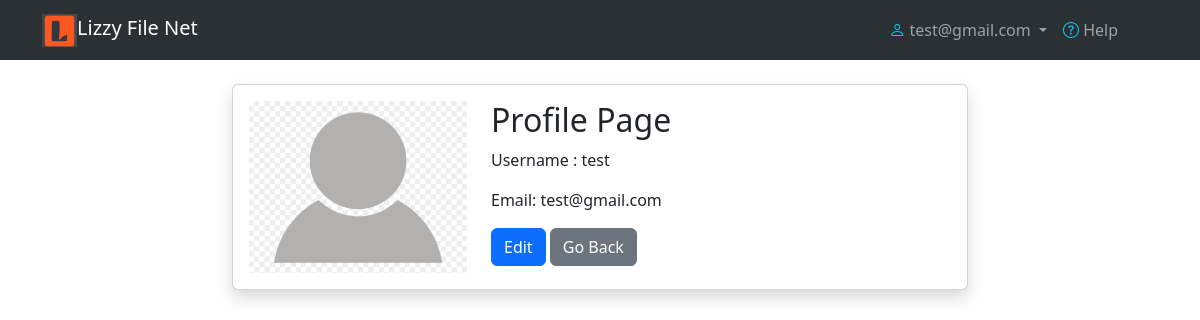
The app's page /profilepage/ (signed in) with its own data.
### users/models.py (models this page shows, shortened)
class CustomUser(AbstractUser):
    email = models.EmailField(unique=True)
    profilePicture = models.ImageField(default='default/defaultpicture.jpg', upload_to='profileImages')

### users/views.py (the view)
# urls.py: path('profilepage/', views.profilepage, name='profilepage' ),
@login_required
def profilepage(request):
    return render(
        request=request,
        template_name='users/profilepage.html'
    )

### templates/users/profilepage.html (shortened to what this page needs)
{% extends 'base/base_bootstrap.html' %}
{% load static %}
{% load crispy_forms_tags %}
{% block content %}
<nav class="navbar-first navbar  navbar-expand-lg bg-body-tertiary"  data-bs-theme='dark'>
    <div class="container ">
      <a class="navbar-brand" href="{% url 'dashboard-index' %}">
          <img src="{% static '/images/lizzylogo.PNG' %}" alt="logo" width="35" height="auto" class="d-inline-block align-text-top">Lizzy File Net
      </a>
      <div class="collapse navbar-collapse" id="navbarSupportedContent">
        <ul class="navbar-nav ms-auto mb-2 mb-lg-0">
          <li class="nav-item dropdown">
            <a class="nav-link dropdown-toggle" href="#" role="button" data-bs-toggle="dropdown" aria-expanded="false">
              <span class='text-info'><i class="bi bi-person"></i></span>
              {{ user.email }}
            </a>
          </li>
          <li class="nav-item">
              <a class="nav-link" href="#">
                  <span class='text-info'><i class="bi bi-question-circle"></i></span>
                  Help
              </a>
          </li>
        <ul>
      </div>
    </div>
</nav>
<div class="container mt-4">
    <div class="row justify-content-center">
        <div class="col-md-8">
            <div class="card shadow">
                <div class="card-body">
                    <div class="row">
                        <div class="col-md-4">
                            <img src="{{ user.profilePicture.url }}" alt="Profile Image" class="img-fluid ">
                        </div>
                        <div class="col-md-8">
                            <h2 class="card-title">Profile Page</h2>
                            <p class="card-text"> Username : {{ user.username }} </p>
                            <p class="card-text">Email: {{ user.email }} </p>
                            <a class="btn btn-primary" href="{% url 'profilepageUpdate' %}">Edit</a>
                            <a class="btn btn-secondary" href="{% url 'dashboard-index' %}">Go Back</a>
                        </div>
                    </div>
                </div>
            </div>
        </div>
    </div>
</div>
{% endblock %}

### records on screen
CustomUser: email "test@gmail.com", profilePicture (placeholder picture), username "test"
